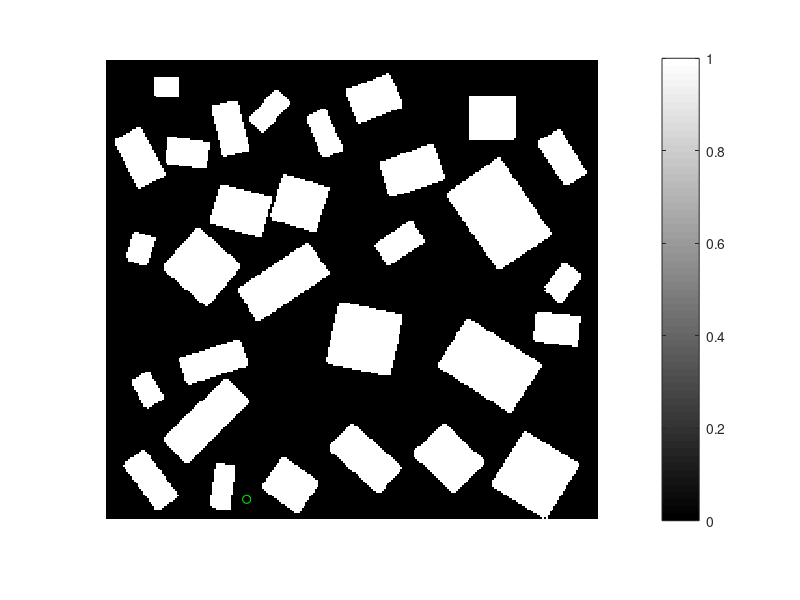

Recreate this plot in MATLAB. (Note: this script raises an error after producing the figure.)
% University of New Brunswick
% Path planning based on the wavefront algorithm
% Sajad Saeedi
% Winter 2012

clear all;
close all;
clc;

path_closest = 1;
path_random = 0;
dilate_rad = 4;

load grid_map;     
m = uint16(grid_map);

% mark borders as obstacles
[sr sc] = size(m);  % size of map
m(: , sc) = 1;
m(: , 1) = 1;
m(1, :) = 1;
m(sr, :) = 1;

m_org = m;
m_org_noPath = m;

% start cell
S_r = 237;   % row of the start cell
S_c = 77;    % column of the strat point

% set goal cell 
G_r = 20;
G_c = 244;
index = 2;
rc = G_r;
cc = G_c;

figure('name','map with goal and start points');
imshow(m, [0 1]); colorbar();
hold on
plot(S_c, S_r, 'go')   % satrt point
plot(G_c, G_r, 'rsq')  % goal point


%% dialte the obstacles to avoid getting to close to them
for itr = 1:dilate_rad
  for i = 1:sc
    for j = 1:sr
      if m(j,i) == itr  
          r = [];
          c = [];
        [r c] = neiborings(j, i, sr, sc);
        ns = size(r,2);
          for k = 1:ns
            if m(r(k), c(k)) == 0
              m(r(k), c(k)) = itr+1;
            end
          end
      end
    end
  end
end

m_dilated = m;
figure('name','dilated map');
imshow(m, [0 11]); colorbar();
hold on
plot(S_c, S_r, 'go')  % satrt point
plot(G_c, G_r, 'rsq')  % end point

%% make binary dialted make 
  for i = 1:sc
    for j = 1:sr
      if m(j,i) ~= 0  
         m(j,i) = 1; 
      end
    end
  end

figure('name','binary map');
imshow(m, [0 1]); colorbar();
hold on
plot(S_c, S_r, 'go')  % satrt point
plot(G_c, G_r, 'rsq')  % end point


%% generate wavefront
m(G_r, G_c) = index;
WaveFront = false;

while (1)
   index = index + 1;
   [r c] = neiborings(rc, cc, sr, sc);
   ns = size(r,2);
   cc = [];
   rc = [];
   for i = 1:ns
       if m(r(i), c(i)) == 0
           m(r(i), c(i)) = index;
           rc = [rc r(i)];
           cc = [cc c(i)];
       else
           
       end
       if (r(i) == S_r) && (c(i) == S_c)
         index_max = index;

        %   WaveFront = true;
        %   break;
       end
   
   
       if (r(i) == 240) && (c(i) == 9)
           WaveFront = true;
           break;
       end
       
   end

   if WaveFront == true
      break; 
   end       
end

figure('name', 'wavefront'); 
imshow(m , [0 index]); colorbar
m_wave = m;
%% finding the path; marked by 0

m(S_r, S_c) = 0;
rc = S_r;
cc = S_c;

index_for_fugure = index;
index = index_max;

while(1)
    [r c]=neiborings(rc, cc, sr, sc);
    ns = size(r,2);
   
    if path_closest
       distance = [];
       for dd = 1:ns
         distance(dd) = sqrt((r(dd) - S_r)^2+(c(dd) - S_c)^2); 
       end
    end
    %for i = 1:ns
    while(1)
    
       if path_random 
         i = fix(1 + (ns)*rand); % CHOOSE BY RANDOM
       end
    
    
      if path_closest
         [val id] = min(distance);
         i = (id);
      end
      
      if m(r(i), c(i)) == index-1
           m(r(i), c(i)) = 0;
           m_org(r(i), c(i)) = 1;
           rc = r(i);
           cc = c(i);
          break;
      else
          if path_closest
            distance(i) = 100000;
          end
      end
    %end
    end
    
    if (r(i) == G_r) && (c(i) == G_c)
           break;
       end

    index = index - 1;

end

figure('name', 'wavefron and path'); 
imshow(m , [0 index_max ]); colorbar

hold on;
plot(S_c, S_r, 'go')   % satrt point
plot(G_c, G_r, 'rsq')  % stop point

%% Nice plots
%%%%%%%%%%%%%%%%%%
% the original map
m_org_noPath = m_org_noPath + 1;

for i = 1:sc
  for j = 1:sr
    if m_org_noPath(j,i) == 2  
       m_org_noPath(j,i) = 0; 
    end
  end
end

figure('name', 'wavefront path planning'); hold on
subplot(2,2,1)
imshow(m_org_noPath , [0 1]); % colorbar
title('a: map')
hold on;
plot(S_c, S_r, 'go')   % satrt point
plot(G_c, G_r, 'rsq')  % goal point
%%%%%%%%%%%%%%%%%%
% the dilated map
m_dilated = m_dilated + 1;
for i = 1:sc
  for j = 1:sr
    if m_dilated(j,i) == 2  
       m_dilated(j,i) = 0; 
    end
  end
end

for i = 1:sc
  for j = 1:sr
    if m_dilated(j,i) == 1  
       m_dilated(j,i) = 2;  
    end
  end
end
  
for i = 1:sc
  for j = 1:sr
   if m_dilated(j,i) > 2   
     m_dilated(j,i) = 1;
   end 
  end
end 

hold on
subplot(2,2,2)
imshow(m_dilated , [0 2]); %colorbar
title('b: dilated map')
hold on;
plot(S_c, S_r, 'go')   % satrt point
plot(G_c, G_r, 'rsq')  % goal point
%%%%%%%%%%%%%%%%%%%%%%%%% 
% the wave on the map
subplot(2,2,3)
imshow(m_wave , [0 index_for_fugure]); %colorbar
title('c: wavefront')
hold on;
plot(S_c, S_r, 'go')   % satrt point
plot(G_c, G_r, 'rsq')  % goal point
%%%%%%%%%%%%%%%%%%%%%%%%%%
% the original map + path
m_org_ths = m_org + 1;

  for i = 1:sc
    for j = 1:sr
      if m_org_ths(j,i) == 2  
         m_org_ths(j,i) = 0; 
      end
    end
  end
subplot(2,2,4)
imshow(m_org_ths , [0 1]); %colorbar
title('d: map and path')
hold on;
plot(S_c, S_r, 'go')   % satrt point
plot(G_c, G_r, 'rsq')  % goal point

%% Final results
figure('name','map and path');
imshow(m_org_ths , [0 1]); %colorbar

hold on;
plot(S_c, S_r, 'go', 'LineWidth',2,...
                     'MarkerFaceColor','g',...
                     'MarkerSize',5)  % satrt point
plot(G_c, G_r, 'rsq', 'LineWidth',2,...
                     'MarkerFaceColor','r',...
                     'MarkerSize',5)  % goal point
